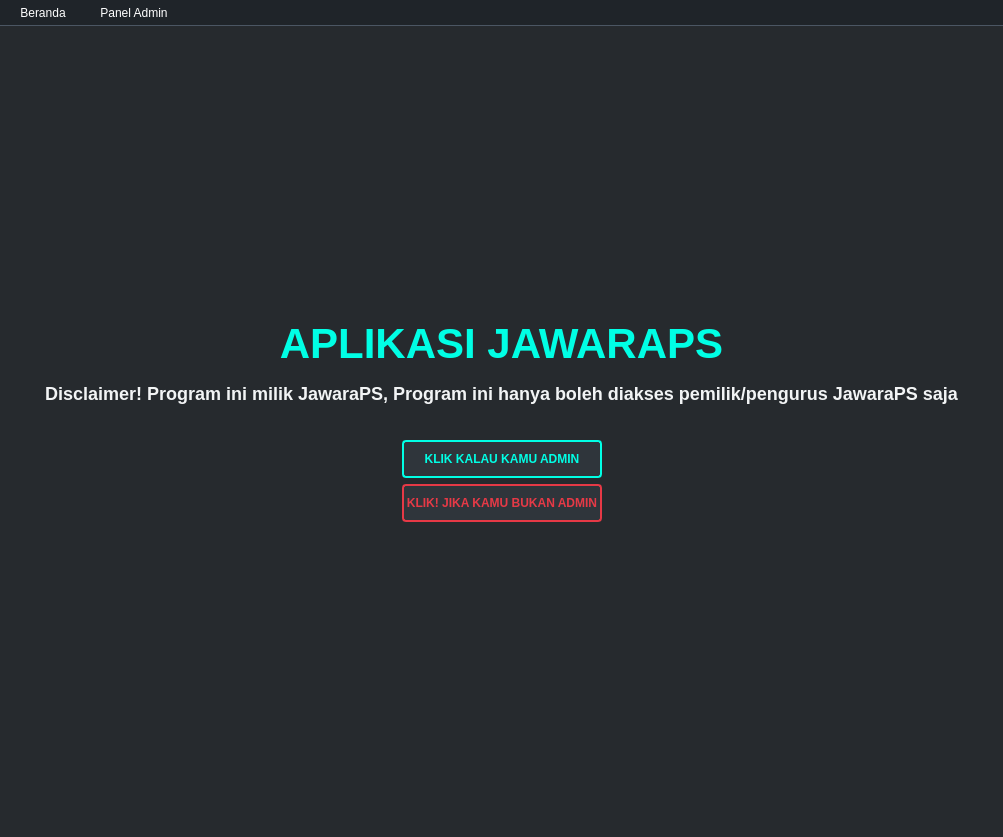
<?xml version="1.0" encoding="UTF-8"?>
<ui version="4.0">
 <class>MainWindow</class>
 <widget class="QMainWindow" name="MainWindow">
  <property name="geometry">
   <rect>
    <x>0</x>
    <y>0</y>
    <width>1003</width>
    <height>837</height>
   </rect>
  </property>
  <property name="windowTitle">
   <string>Aplikasi RentalPS</string>
  </property>
  <property name="styleSheet">
   <string notr="true">
QMainWindow,QWidget{background:#262A2E;color:#F2F4F5;font-family:'Segoe UI';}
QGroupBox{background:#2F353B;border:1px solid #4B5663;border-radius:6px;
margin-top:12px;padding-top:12px;color:#7F8A96;font-weight:bold;}
QGroupBox::title{subcontrol-origin:margin;left:10px;padding:0 4px;}
QLabel{color:#00FFE5;background:transparent;font-weight:bold;}
QLineEdit,QTextEdit,QComboBox{
 background:#1F2429;border:1px solid #4B5663;color:white;padding:6px;}
QTextEdit{border:2px solid #00FFE5;}
QPushButton{
 background:#2F353B;border:2px solid #00FFE5;color:#00FFE5;
 min-height:34px;font-weight:bold;border-radius:4px;}
QPushButton:hover{background:#374049;}
QTableWidget{
 background:#1F2429;border:1px solid #4B5663;
 gridline-color:#4B5663;color:white;}
QHeaderView::section{
 background:#2F353B;color:#00FFE5;padding:6px;border:none;}
QLabel#lblTitle{font-size: 42px; color:#00FFE5; margin-bottom:10px;}
QLabel#lblSubtitle{font-size: 18px; color:#F2F4F5; margin-bottom:30px;}
QMenuBar { background-color: #1F2429; color: white; border-bottom: 1px solid #4B5663;}
QMenuBar::item { background-color: transparent; padding: 6px 14px; }
QMenuBar::item:selected { background-color: #374049; color: #00FFE5; }
QMenu { background-color: #2F353B; color: white; border: 1px solid #4B5663; }
QMenu::item { padding: 8px 24px; }
QMenu::item:selected { background-color: #374049; color: #00FFE5; }
   </string>
  </property>
  <widget class="QWidget" name="centralwidget">
   <layout class="QVBoxLayout" name="verticalLayout">
    <item>
     <widget class="QStackedWidget" name="stackedWidget">
      <property name="currentIndex">
       <number>0</number>
      </property>
      <widget class="QWidget" name="page_landing">
       <layout class="QVBoxLayout" name="verticalLayout_2">
        <item>
         <spacer name="verticalSpacer_top">
          <property name="orientation">
           <enum>Qt::Vertical</enum>
          </property>
          <property name="sizeHint" stdset="0">
           <size>
            <width>20</width>
            <height>40</height>
           </size>
          </property>
         </spacer>
        </item>
        <item>
         <widget class="QLabel" name="lblTitle">
          <property name="text">
           <string>APLIKASI JAWARAPS</string>
          </property>
          <property name="alignment">
           <set>Qt::AlignCenter</set>
          </property>
         </widget>
        </item>
        <item>
         <widget class="QLabel" name="lblSubtitle">
          <property name="text">
           <string>Disclaimer! Program ini milik JawaraPS, Program ini hanya boleh diakses pemilik/pengurus JawaraPS saja</string>
          </property>
          <property name="alignment">
           <set>Qt::AlignCenter</set>
          </property>
         </widget>
        </item>
        <item>
         <layout class="QHBoxLayout" name="horizontalLayout">
          <item>
           <spacer name="horizontalSpacer_left">
            <property name="orientation">
             <enum>Qt::Horizontal</enum>
            </property>
            <property name="sizeHint" stdset="0">
             <size>
              <width>40</width>
              <height>20</height>
             </size>
            </property>
           </spacer>
          </item>
          <item>
           <widget class="QPushButton" name="btnGoDashboard">
            <property name="minimumSize">
             <size>
              <width>200</width>
              <height>38</height>
             </size>
            </property>
            <property name="text">
             <string>KLIK KALAU KAMU ADMIN</string>
            </property>
           </widget>
          </item>
          <item>
           <spacer name="horizontalSpacer_right">
            <property name="orientation">
             <enum>Qt::Horizontal</enum>
            </property>
            <property name="sizeHint" stdset="0">
             <size>
              <width>40</width>
              <height>20</height>
             </size>
            </property>
           </spacer>
          </item>
         </layout>
        </item>
        <item>
         <layout class="QHBoxLayout" name="horizontalLayout_2">
          <item>
           <spacer name="horizontalSpacer_left_2">
            <property name="orientation">
             <enum>Qt::Horizontal</enum>
            </property>
            <property name="sizeHint" stdset="0">
             <size>
              <width>40</width>
              <height>20</height>
             </size>
            </property>
           </spacer>
          </item>
          <item>
           <widget class="QPushButton" name="btnBukanAdmin">
            <property name="minimumSize">
             <size>
              <width>200</width>
              <height>38</height>
             </size>
            </property>
            <property name="styleSheet">
             <string notr="true">QPushButton { background-color: #2F353B; color: #E63946; font-weight: bold; border-radius: 4px; border: 2px solid #E63946; } QPushButton:hover { background-color: #374049; }</string>
            </property>
            <property name="text">
             <string>KLIK! JIKA KAMU BUKAN ADMIN</string>
            </property>
           </widget>
          </item>
          <item>
           <spacer name="horizontalSpacer_right_2">
            <property name="orientation">
             <enum>Qt::Horizontal</enum>
            </property>
            <property name="sizeHint" stdset="0">
             <size>
              <width>40</width>
              <height>20</height>
             </size>
            </property>
           </spacer>
          </item>
         </layout>
        </item>
        <item>
         <spacer name="verticalSpacer_bottom">
          <property name="orientation">
           <enum>Qt::Vertical</enum>
          </property>
          <property name="sizeHint" stdset="0">
           <size>
            <width>20</width>
            <height>40</height>
           </size>
          </property>
         </spacer>
        </item>
       </layout>
      </widget>
      <widget class="QWidget" name="page_dashboard">
       <layout class="QGridLayout" name="gridLayout">
        <item row="0" column="0" colspan="2">
         <widget class="QLabel" name="lblDashboardTitle">
          <property name="styleSheet">
           <string notr="true">font-size: 28px; color: #00FFE5; margin-bottom: 15px; font-weight: bold;</string>
          </property>
          <property name="text">
           <string>DASHBOARD DATA MEMBER</string>
          </property>
          <property name="alignment">
           <set>Qt::AlignCenter</set>
          </property>
         </widget>
        </item>
        <item row="1" column="0">
         <widget class="QGroupBox" name="groupForm">
          <property name="title">
           <string>MASUKKAN DATA DISINI</string>
          </property>
          <layout class="QFormLayout" name="formLayout">
           <item row="0" column="0">
            <widget class="QLabel" name="lblNama">
             <property name="text">
              <string>Nama</string>
             </property>
            </widget>
           </item>
           <item row="0" column="1">
            <widget class="QLineEdit" name="editNama096"/>
           </item>
           <item row="1" column="0">
            <widget class="QLabel" name="lblJam">
             <property name="text">
              <string>Jaminan</string>
             </property>
            </widget>
           </item>
           <item row="1" column="1">
            <widget class="QLineEdit" name="editJaminan096"/>
           </item>
           <item row="2" column="0">
            <widget class="QLabel" name="lblTanggalMulai">
             <property name="text">
              <string>Tanggal Rental</string>
             </property>
            </widget>
           </item>
           <item row="2" column="1">
            <widget class="QDateEdit" name="dateMulai096">
             <property name="calendarPopup">
              <bool>true</bool>
             </property>
            </widget>
           </item>
           <item row="3" column="0">
            <widget class="QLabel" name="lblTanggalSelesai">
             <property name="text">
              <string>Tanggal Berakhir</string>
             </property>
            </widget>
           </item>
           <item row="3" column="1">
            <widget class="QDateEdit" name="dateSelesai096">
             <property name="calendarPopup">
              <bool>true</bool>
             </property>
            </widget>
           </item>
           <item row="4" column="0">
            <widget class="QLabel" name="lblWa">
             <property name="text">
              <string>No WhatsApp</string>
             </property>
            </widget>
           </item>
           <item row="4" column="1">
            <widget class="QLineEdit" name="editWa096"/>
           </item>
           <item row="5" column="0">
            <widget class="QLabel" name="lblAlamat">
             <property name="text">
              <string>Alamat</string>
             </property>
            </widget>
           </item>
           <item row="5" column="1">
            <widget class="QTextEdit" name="textAlamat096"/>
           </item>
           <item row="6" column="1">
            <widget class="QPushButton" name="btnSimpan096">
             <property name="text">
              <string>SIMPAN</string>
             </property>
            </widget>
           </item>
          </layout>
         </widget>
        </item>
        <item row="1" column="1">
         <widget class="QGroupBox" name="groupTable">
          <property name="title">
           <string>DATA LENGKAP MEMBER JAWARAPS</string>
          </property>
          <layout class="QVBoxLayout" name="vbox">
           <item>
            <widget class="QTableWidget" name="tableWidget096">
             <column>
              <property name="text">
               <string>Nama</string>
              </property>
             </column>
             <column>
              <property name="text">
               <string>Jaminan</string>
              </property>
             </column>
             <column>
              <property name="text">
               <string>Member</string>
              </property>
             </column>
             <column>
              <property name="text">
               <string>WhatsApp</string>
              </property>
             </column>
             <column>
              <property name="text">
               <string>Alamat</string>
              </property>
             </column>
            </widget>
           </item>
           <item>
            <layout class="QHBoxLayout" name="buttons">
             <item>
              <widget class="QPushButton" name="btnEdit096">
               <property name="text">
                <string>EDIT</string>
               </property>
              </widget>
             </item>
             <item>
              <widget class="QPushButton" name="btnDelete096">
               <property name="text">
                <string>DELETE</string>
               </property>
              </widget>
             </item>
            </layout>
           </item>
          </layout>
         </widget>
        </item>
       </layout>
      </widget>
      <widget class="QWidget" name="page_membership">
       <layout class="QGridLayout" name="gridLayout_membership">
        <item row="0" column="0" colspan="2">
         <widget class="QLabel" name="lblMembershipTitle">
          <property name="styleSheet">
           <string notr="true">font-size: 28px; color: #00FFE5; margin-bottom: 15px; font-weight: bold;</string>
          </property>
          <property name="text">
           <string>DATA MEMBERSHIP</string>
          </property>
          <property name="alignment">
           <set>Qt::AlignCenter</set>
          </property>
         </widget>
        </item>
        <item row="1" column="0">
         <widget class="QGroupBox" name="groupMembershipForm">
          <property name="title">
           <string>DAFTARKAN MEMBER BARU DISINI</string>
          </property>
          <layout class="QFormLayout" name="formLayout_membership">
           <item row="0" column="0">
            <widget class="QLabel" name="lblPelanggan">
             <property name="text">
              <string>Pilih Pelanggan</string>
             </property>
            </widget>
           </item>
           <item row="0" column="1">
            <widget class="QComboBox" name="opsiPelanggan064"/>
           </item>
           <item row="1" column="0">
            <widget class="QLabel" name="lblTipePS">
             <property name="text">
              <string>Tipe PS</string>
             </property>
            </widget>
           </item>
           <item row="1" column="1">
            <widget class="QComboBox" name="opsiTipePS064">
             <item>
              <property name="text">
               <string>PS2 (Rp 10.000/hari)</string>
              </property>
             </item>
             <item>
              <property name="text">
               <string>PS3 (Rp 20.000/hari)</string>
              </property>
             </item>
             <item>
              <property name="text">
               <string>PS4 (Rp 30.000/hari)</string>
              </property>
             </item>
             <item>
              <property name="text">
               <string>PS5 (Rp 40.000/hari)</string>
              </property>
             </item>
            </widget>
           </item>
           <item row="2" column="0">
            <widget class="QLabel" name="lblDiskonTier">
             <property name="text">
              <string>Pilih Tier/Diskon</string>
             </property>
            </widget>
           </item>
           <item row="2" column="1">
            <widget class="QComboBox" name="opsiTier064">
             <item>
              <property name="text">
               <string>No Member - 0%</string>
              </property>
             </item>
             <item>
              <property name="text">
               <string>Bronze - 10%</string>
              </property>
             </item>
             <item>
              <property name="text">
               <string>Silver - 20%</string>
              </property>
             </item>
             <item>
              <property name="text">
               <string>Gold - 30%</string>
              </property>
             </item>
             <item>
              <property name="text">
               <string>Platinum - 40%</string>
              </property>
             </item>
            </widget>
           </item>
           <item row="3" column="0">
            <widget class="QLabel" name="lblTglGabung">
             <property name="text">
              <string>Tanggal Transaksi</string>
             </property>
            </widget>
           </item>
           <item row="3" column="1">
            <widget class="QDateEdit" name="memberGabung064">
             <property name="calendarPopup">
              <bool>true</bool>
             </property>
            </widget>
           </item>
           <item row="4" column="0">
            <widget class="QLabel" name="lblIncludeTV">
             <property name="text">
              <string>Include TV?</string>
             </property>
            </widget>
           </item>
           <item row="6" column="0">
            <widget class="QLabel" name="lblJasaAntar">
             <property name="text">
              <string>Jasa Antar</string>
             </property>
            </widget>
           </item>
           <item row="8" column="0">
            <widget class="QLabel" name="lblJarak">
             <property name="text">
              <string>Jarak (KM)</string>
             </property>
            </widget>
           </item>
           <item row="8" column="1">
            <widget class="QSpinBox" name="jarak064">
             <property name="maximum">
              <number>100</number>
             </property>
            </widget>
           </item>
           <item row="9" column="1">
            <widget class="QPushButton" name="simpanMember064">
             <property name="text">
              <string>SIMPAN</string>
             </property>
            </widget>
           </item>
           <item row="10" column="1">
            <widget class="QPushButton" name="btnMaster064">
             <property name="text">
              <string>LIHAT TRANSAKSI</string>
             </property>
            </widget>
           </item>
           <item row="4" column="1">
            <widget class="QCheckBox" name="cekTV064">
             <property name="text">
              <string>Ya (+Rp 15.000/hari)</string>
             </property>
            </widget>
           </item>
           <item row="6" column="1">
            <widget class="QCheckBox" name="kurir064">
             <property name="text">
              <string>Pakai Jasa Pengantaran</string>
             </property>
            </widget>
           </item>
          </layout>
         </widget>
        </item>
        <item row="1" column="1">
         <widget class="QGroupBox" name="groupMembershipTable">
          <property name="title">
           <string>ABSEN YANG SUDAH MEMBERSHIP</string>
          </property>
          <layout class="QVBoxLayout" name="vbox_membership">
           <item>
            <widget class="QTableWidget" name="tableMembership064">
             <column>
              <property name="text">
               <string>Pilih</string>
              </property>
             </column>
             <column>
              <property name="text">
               <string>Nama Pelanggan</string>
              </property>
             </column>
             <column>
              <property name="text">
               <string>Tier/Diskon</string>
              </property>
             </column>
             <column>
              <property name="text">
               <string>Tipe PS</string>
              </property>
             </column>
             <column>
              <property name="text">
               <string>Include TV</string>
              </property>
             </column>
             <column>
              <property name="text">
               <string>Antar (KM)</string>
              </property>
             </column>
             <column>
              <property name="text">
               <string>Total Biaya</string>
              </property>
             </column>
            </widget>
           </item>
           <item>
            <layout class="QHBoxLayout" name="buttons_membership">
             <item>
              <widget class="QPushButton" name="editMember064">
               <property name="text">
                <string>EDIT</string>
               </property>
              </widget>
             </item>
             <item>
              <widget class="QPushButton" name="hpsMember064">
               <property name="text">
                <string>DELETE</string>
               </property>
              </widget>
             </item>
            </layout>
           </item>
          </layout>
         </widget>
        </item>
       </layout>
      </widget>
      <widget class="QWidget" name="page_transaksi">
       <layout class="QVBoxLayout" name="verticalLayout_transaksi">
        <item>
         <widget class="QLabel" name="lblTransaksiTitle">
          <property name="styleSheet">
           <string notr="true">font-size: 28px; color: #00FFE5; margin-bottom: 15px; font-weight: bold;</string>
          </property>
          <property name="text">
           <string>DATABASE PELANGGAN (MASTER)</string>
          </property>
          <property name="alignment">
           <set>Qt::AlignCenter</set>
          </property>
         </widget>
        </item>
        <item>
         <widget class="QGroupBox" name="groupTransaksiTable">
          <property name="title">
           <string>DATA TRANSAKSI KESELURUHAN</string>
          </property>
          <layout class="QVBoxLayout" name="vbox_transaksi_table">
           <item>
            <widget class="QTableWidget" name="tableTransaksi">
             <column>
              <property name="text">
               <string>Pilih</string>
              </property>
             </column>
             <column>
              <property name="text">
               <string>Nama Pelanggan</string>
              </property>
             </column>
             <column>
              <property name="text">
               <string>Tipe PS</string>
              </property>
             </column>
             <column>
              <property name="text">
               <string>Total Biaya</string>
              </property>
             </column>
            </widget>
           </item>
           <item>
            <layout class="QHBoxLayout" name="buttons_transaksi">
             <item>
              <widget class="QPushButton" name="btnKembaliTransaksi">
               <property name="text">
                <string>KEMBALI</string>
               </property>
              </widget>
             </item>
             <item>
              <widget class="QPushButton" name="btnEditPelangganDb">
               <property name="text">
                <string>EDIT DATA PELANGGAN</string>
               </property>
              </widget>
             </item>
             <item>
              <widget class="QPushButton" name="btnEditMembershipDb">
               <property name="text">
                <string>EDIT DATA MEMBERSHIP</string>
               </property>
              </widget>
             </item>
            </layout>
           </item>
          </layout>
         </widget>
        </item>
       </layout>
      </widget>
     </widget>
    </item>
   </layout>
  </widget>
  <widget class="QMenuBar" name="menubar">
   <property name="geometry">
    <rect>
     <x>0</x>
     <y>0</y>
     <width>1003</width>
     <height>28</height>
    </rect>
   </property>
   <widget class="QMenu" name="menuApp">
    <property name="title">
     <string>Beranda</string>
    </property>
    <addaction name="actionLanding_Page"/>
   </widget>
   <widget class="QMenu" name="menuManage">
    <property name="title">
     <string>Panel Admin</string>
    </property>
    <addaction name="actionDashboard"/>
    <addaction name="actionMembership"/>
    <addaction name="actionTransaksi"/>
   </widget>
   <addaction name="menuApp"/>
   <addaction name="menuManage"/>
  </widget>
  <widget class="QStatusBar" name="statusbar"/>
  <action name="actionLanding_Page">
   <property name="text">
    <string>Landing Page</string>
   </property>
  </action>
  <action name="actionDashboard">
   <property name="text">
    <string>Dashboard Member</string>
   </property>
  </action>
  <action name="actionMembership">
   <property name="text">
    <string>Data Membership</string>
   </property>
  </action>
  <action name="actionTransaksi">
   <property name="text">
    <string>Database Pelanggan</string>
   </property>
  </action>
 </widget>
 <resources/>
 <connections/>
</ui>
